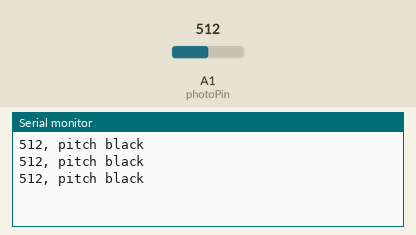
Simulated run of this sketch. Board: Arduino Uno, built with avr-gcc and run on an emulated ATmega328P. On the bench: the last lines printed to the serial monitor. The inputs (shaded band) are chosen by the test bench; at power-on: A1 (photoPin) = 512.

Above: at 1.3 s.
1.4 s: A1 (photoPin) set to 593
At 1.9 s:
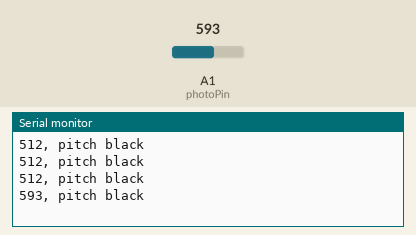
2.9 s: A1 (photoPin) set to 618
At 3.4 s:
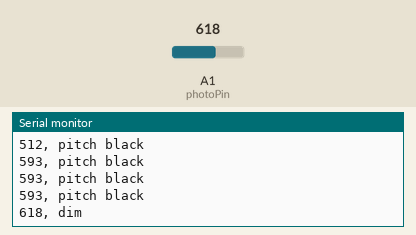
5.0 s: A1 (photoPin) set to 834
At 5.4 s:
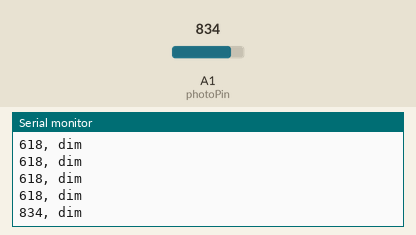
6.5 s: A1 (photoPin) set to 859
At 6.9 s:
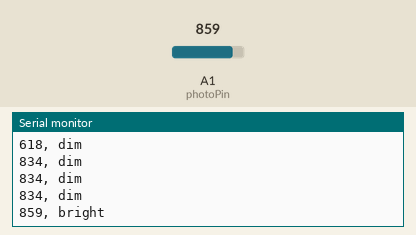

The sketch:

photoresistor_practice.ino
```cpp
//By Gabriel Staples
//5 June 2014

const byte photoPin = A1;

void setup()
{
  Serial.begin(115200);
}

void loop()
{
  unsigned int photoVal = analogRead(photoPin);
  Serial.print(photoVal); Serial.print(", ");
  if (photoVal <=600) //<=600
  {
    Serial.println("pitch black");
  }
  else if (photoVal < 850) //601 to 849
  {
    Serial.println("dim");
  }
  else //>=850
  {
    Serial.println("bright");
  }

  delay(500);
}
```

Measured:
- the behaviour switches between 600 and 601 on A1 (photoPin) (found by bisection; images 1 and 2)
- the behaviour switches between 849 and 850 on A1 (photoPin) (found by bisection; images 3 and 4)
- after the input at 1.4 s, the serial monitor: prints a new line after 0.10 s (image 1)
- after the input at 2.9 s, the serial monitor: prints a new line after 0.10 s (image 2)
- after the input at 5.0 s, the serial monitor: prints a new line at once (image 3)
- after the input at 6.5 s, the serial monitor: prints a new line at once (image 4)
